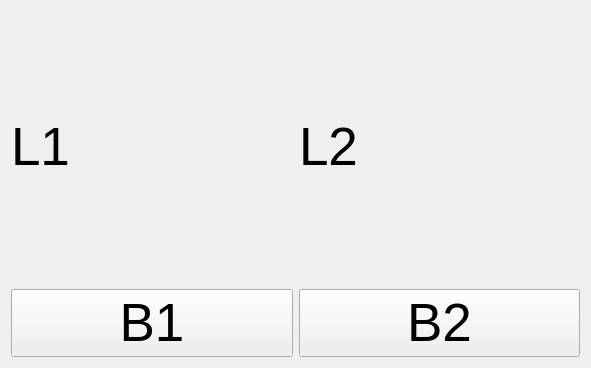
<?xml version="1.0" encoding="UTF-8"?>
<ui version="4.0">
 <class>myWidget</class>
 <widget class="QWidget" name="myWidget">
  <property name="geometry">
   <rect>
    <x>0</x>
    <y>0</y>
    <width>591</width>
    <height>368</height>
   </rect>
  </property>
  <property name="font">
   <font>
    <pointsize>40</pointsize>
   </font>
  </property>
  <property name="windowTitle">
   <string>Form</string>
  </property>
  <layout class="QHBoxLayout" name="horizontalLayout">
   <item>
    <layout class="QGridLayout" name="gridLayout">
     <item row="0" column="0">
      <widget class="QLabel" name="label1">
       <property name="text">
        <string>L1</string>
       </property>
      </widget>
     </item>
     <item row="0" column="1">
      <widget class="QLabel" name="label2">
       <property name="text">
        <string>L2</string>
       </property>
      </widget>
     </item>
     <item row="1" column="0">
      <widget class="QPushButton" name="button1">
       <property name="text">
        <string>B1</string>
       </property>
      </widget>
     </item>
     <item row="1" column="1">
      <widget class="QPushButton" name="button2">
       <property name="text">
        <string>B2</string>
       </property>
      </widget>
     </item>
    </layout>
   </item>
  </layout>
 </widget>
 <resources/>
 <connections/>
</ui>
